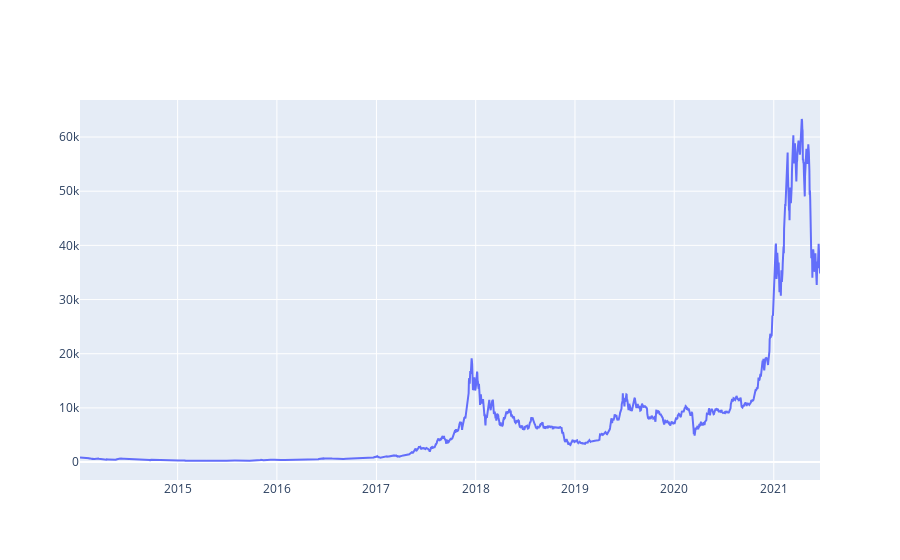

The notebook cell this image was saved under:
### Markdown cell above
Plot new line graph again on Weighted Price with newly filled values

### Code cell
btc_trace = go.Scatter(x=data.index, y=data['Weighted Price'], name= 'Price')
py.iplot([btc_trace])

### Figure 1 — Plotly figure (JSON) as saved in the notebook; plotly's stock layout.template omitted (floating-point values rounded to 4 significant figures; data arrays with more than 128 entries replaced by an {"elided": "..."} marker saying what was removed)
{"data": [{"name": "Price", "type": "scatter", "x": {"elided": "2713 str values"}, "y": {"elided": "2713 float values"}}], "layout": {"xaxis": {"autorange": true, "range": ["2014-01-07", "2021-06-20"], "type": "date"}, "yaxis": {"autorange": true, "range": [-3307.0, 66830.0], "type": "linear"}}}
